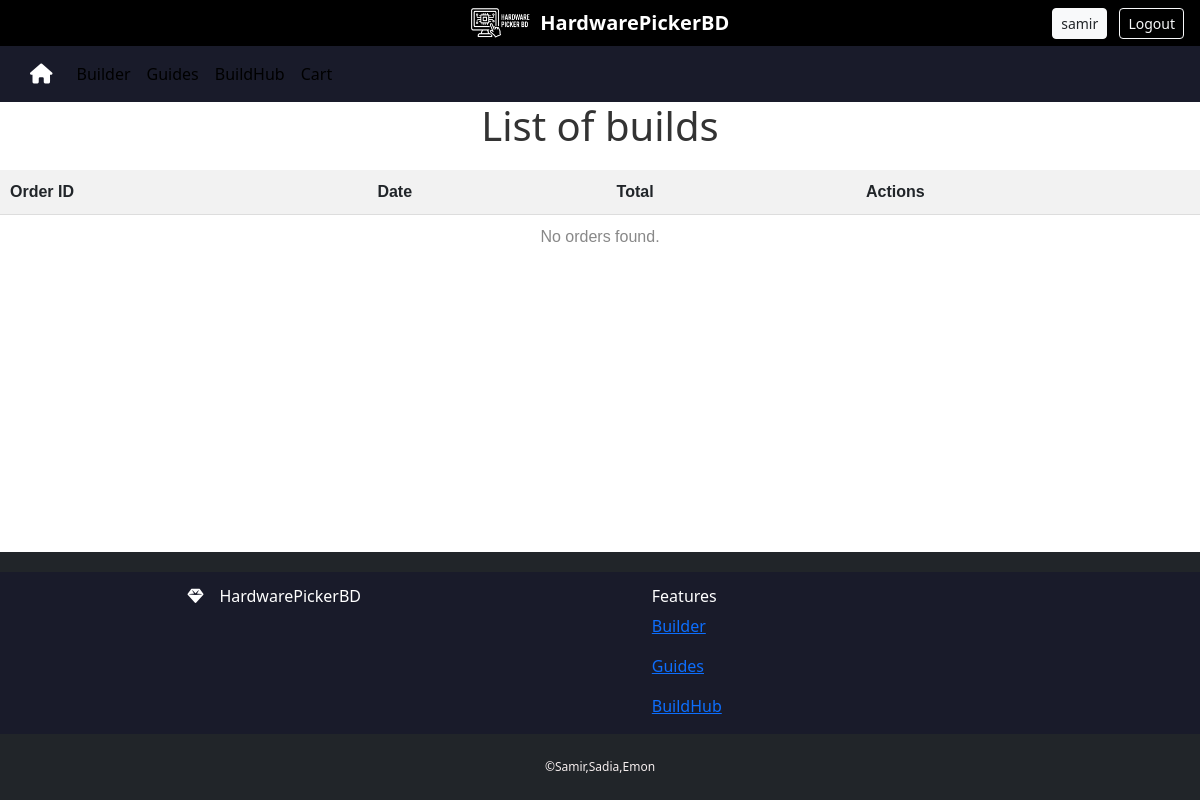
/products/orders/ (signed in), run on an earlier commit of the app's database.
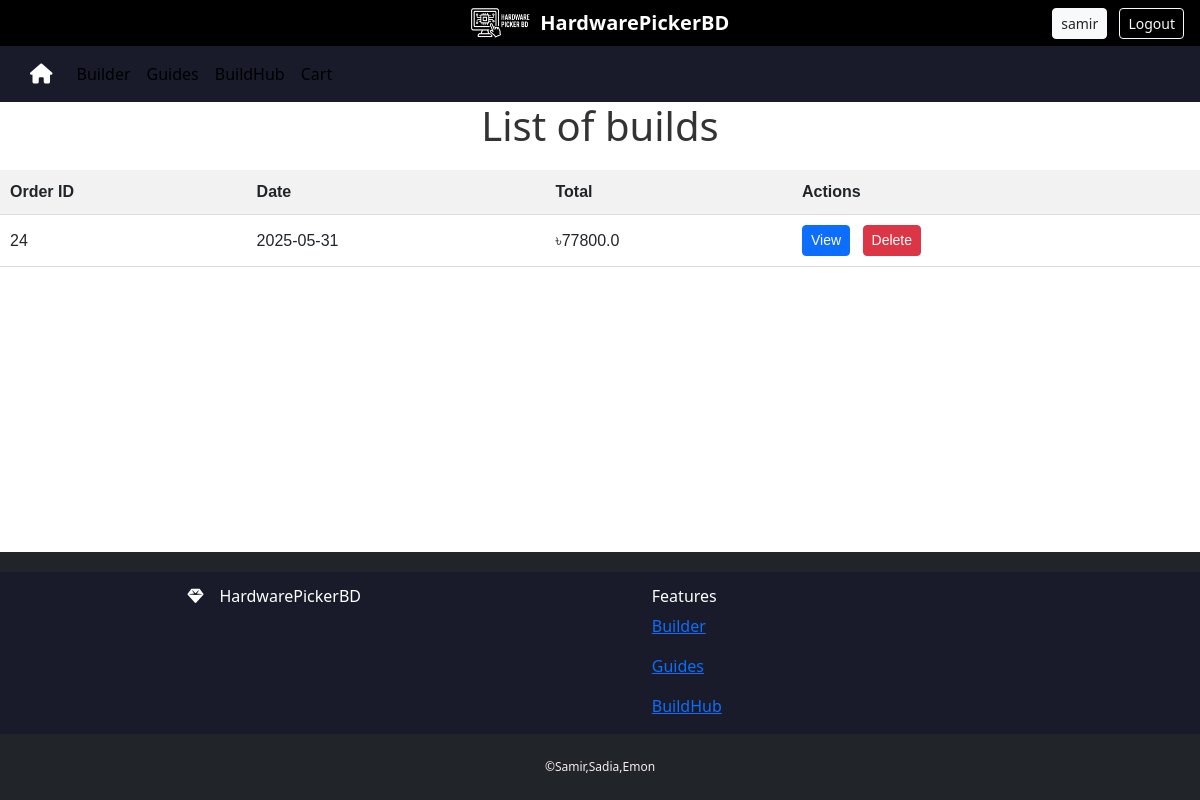
And on a later commit of the database.
### products/models.py (models this page shows, shortened)
class Order(models.Model):
    user = models.ForeignKey(User, on_delete=models.CASCADE, related_name="orders")
    created_at = models.DateTimeField(auto_now_add=True)
    total_amount = models.FloatField()
    status = models.CharField(max_length=50, default="Pending")  # e.g., Pending, Completed, Cancelled

### products/views.py (the view)
# urls.py: path('orders/', views.order_list, name='order_list'),
@login_required
def order_list(request):
    orders = request.user.orders.all()
    return render(request, "order_list.html", {"orders": orders})

### templates/order_list.html (shortened to what this page needs)
{% extends 'base.html' %}
{% block content %}
<h1 style="text-align: center; color: #333; margin-bottom: 20px;">List of builds</h1>
<table style="width: 100%; border-collapse: collapse; font-family: Arial, sans-serif;">
    <thead>
        <tr style="background-color: #f2f2f2; border-bottom: 1px solid #ddd;">
            <th style="padding: 10px; text-align: left;">Order ID</th>
            <th style="padding: 10px; text-align: left;">Date</th>
            <th style="padding: 10px; text-align: left;">Total</th>
            <th style="padding: 10px; text-align: left;">Actions</th>
        </tr>
    </thead>
    <tbody>
        {% for order in orders %}
        <tr style="border-bottom: 1px solid #ddd;">
            <td style="padding: 10px;">{{ order.id }}</td>
            <td style="padding: 10px;">{{ order.created_at|date:"Y-m-d" }}</td>
            <td style="padding: 10px;">৳{{ order.total_amount }}</td>
            <td style="padding: 10px;">
                <a href="{% url 'order_details' order.id %}"
                   class="btn btn-sm btn-primary"
                   style="margin-right: 8px;">
                    View
                </a>
                <form method="post" action="{% url 'delete_order' order.id %}" style="display: inline;">
                    <button type="submit"
                            class="btn btn-sm btn-danger"
                            onclick="return confirm('Are you sure you want to delete this build?');">
                        Delete
                    </button>
                </form>
            </td>
        </tr>
        {% empty %}
        <tr>
            <td colspan="4" style="padding: 10px; text-align: center; color: #888;">No orders found.</td>
        </tr>
        {% endfor %}
    </tbody>
</table>
{% endblock %}

What changed in the data, as far as the page shows it:
added Order: id "24", created_at "2025-05-31", total_amount "77800.0"
Also different on the page:
text no longer shown: "No orders found."
